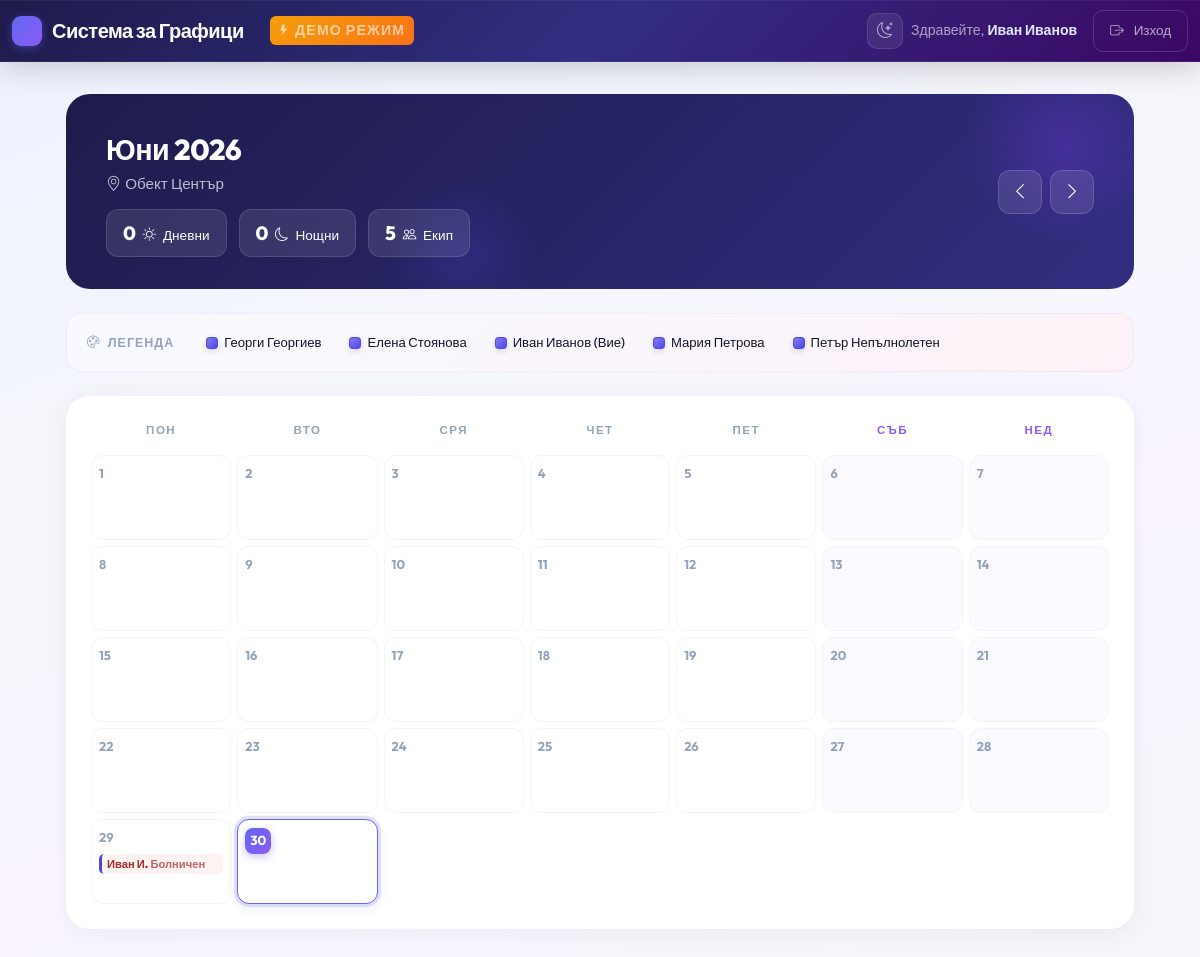
The page /worker_dashboard.php (signed in) on the database its author committed.
### tables this page shows
CREATE TABLE IF NOT EXISTS `users` (
    `id` INT AUTO_INCREMENT PRIMARY KEY,
    `email` VARCHAR(255) NOT NULL UNIQUE,
    `password_hash` VARCHAR(255) NULL,
    `role` ENUM('admin', 'worker') NOT NULL DEFAULT 'worker',
    `full_name` VARCHAR(255) NOT NULL,
    `is_underage` TINYINT(1) NOT NULL DEFAULT 0,
    `auth_code` VARCHAR(6) NULL,
    `is_active` TINYINT(1) NOT NULL DEFAULT 0,
    `color_hex` VARCHAR(7) DEFAULT '#4f46e5',
    `is_training` TINYINT(1) NOT NULL DEFAULT 0
);

CREATE TABLE IF NOT EXISTS `locations` (
    `id` INT AUTO_INCREMENT PRIMARY KEY,
    `name` VARCHAR(255) NOT NULL,
    `is_24_7` TINYINT(1) NOT NULL DEFAULT 0
);

CREATE TABLE IF NOT EXISTS `absences` (
    `id` INT AUTO_INCREMENT PRIMARY KEY,
    `user_id` INT NOT NULL,
    `date` DATE NOT NULL,
    `reason` VARCHAR(255) NOT NULL,
    FOREIGN KEY (`user_id`) REFERENCES `users`(`id`) ON DELETE CASCADE,
    UNIQUE KEY `unique_user_absence` (`user_id`, `date`)
);

### worker_dashboard.php (the view, shortened to what this page needs)
<?php
require_once 'config.php';
$user_id = $_SESSION['user_id'];
$month = isset($_GET['month']) ? $_GET['month'] : date('Y-m');
$date_obj = new DateTime($month . '-01');
$days_in_month = (int)$date_obj->format('t');
$months_bg = [
    1 => 'Януари', 2 => 'Февруари', 3 => 'Март', 4 => 'Април',
    5 => 'Май', 6 => 'Юни', 7 => 'Юли', 8 => 'Август',
    9 => 'Септември', 10 => 'Октомври', 11 => 'Ноември', 12 => 'Декември'
];
$month_num = (int)$date_obj->format('n');
$year_num = $date_obj->format('Y');
$month_name = $months_bg[$month_num] . ' ' . $year_num;
$stmt_info = $pdo->prepare("
    SELECT u.full_name, u.color_hex, l.id as location_id, l.name as location_name, l.is_24_7
    FROM users u
    LEFT JOIN user_locations ul ON u.id = ul.user_id
    LEFT JOIN locations l ON ul.location_id = l.id
    WHERE u.id = ?
");
$stmt_info->execute([$user_id]);
$user_info = $stmt_info->fetch();
$location_id = $user_info['location_id'] ?? 0;
$location_name = $user_info['location_name'] ?? 'Неразпределен';
$stmt_workers = $pdo->prepare("
    SELECT u.id, u.full_name, u.color_hex
    FROM users u
    JOIN user_locations ul ON u.id = ul.user_id
    WHERE ul.location_id = ? AND u.role = 'worker' AND u.is_active = 1
    ORDER BY u.full_name
");
$stmt_workers->execute([$location_id]);
$workers = $stmt_workers->fetchAll();
$stmt_abs = $pdo->prepare("
    SELECT a.date, a.reason, u.id as user_id, u.full_name, u.color_hex
    FROM absences a
    JOIN user_locations ul ON a.user_id = ul.user_id
    JOIN users u ON a.user_id = u.id
    WHERE ul.location_id = ? AND a.date LIKE ?
");
$stmt_abs->execute([$location_id, "$month-%"]);
$absences_raw = $stmt_abs->fetchAll();
$absences_by_date = [];
foreach ($absences_raw as $a) {
    $absences_by_date[$a['date']][] = $a;
}
$my_day = 0; $my_night = 0;
$today = date('Y-m-d');
$prev_month = date('Y-m', strtotime($month . ' -1 month'));
$next_month = date('Y-m', strtotime($month . ' +1 month'));
?>
<!DOCTYPE html>
<html lang="bg">
<head>
    <link href="https://cdn.jsdelivr.net/npm/bootstrap@5.3.0/dist/css/bootstrap.min.css" rel="stylesheet">
    <link href="https://cdn.jsdelivr.net/npm/bootstrap-icons@1.10.5/font/bootstrap-icons.css" rel="stylesheet">
    <link rel="stylesheet" href="index.css">
</head>
<body>
    <nav class="navbar navbar-expand-lg sticky-top">
        <div class="container-fluid">
            <a class="navbar-brand" href="#">Система за Графици</a><span class="demo-badge"><i class="bi bi-lightning-fill"></i> ДЕМО РЕЖИМ</span>
            <div class="d-flex align-items-center ms-auto">
                <button class="theme-toggle" id="themeToggleBtn" onclick="toggleTheme()" title="Тъмна тема"><i class="bi bi-moon-stars"></i></button>
                <span class="me-3">Здравейте, <strong><?php echo htmlspecialchars($_SESSION['full_name']); ?></strong></span>
                <a href="logout.php" class="btn btn-outline-danger px-3 py-2">
                    <i class="bi bi-box-arrow-right me-1"></i> Изход
                </a>
            </div>
        </div>
    </nav>
    <div class="container worker-dashboard-container animate-fade-in">
        <div class="hero-header">
            <div class="hero-content">
                <div class="hero-month"><?php echo mb_convert_case($month_name, MB_CASE_TITLE, "UTF-8"); ?></div>
                <div class="hero-location">
                    <i class="bi bi-geo-alt me-1"></i><?php echo htmlspecialchars($location_name); ?>
                </div>
                <div class="hero-stats">
                    <div class="hero-stat">
                        <span class="num"><?php echo $my_day; ?></span>
                        <i class="bi bi-sun me-1"></i> Дневни
                    </div>
                    <div class="hero-stat">
                        <span class="num"><?php echo $my_night; ?></span>
                        <i class="bi bi-moon me-1"></i> Нощни
                    </div>
                    <div class="hero-stat">
                        <span class="num"><?php echo count($workers); ?></span>
                        <i class="bi bi-people me-1"></i> Екип
                    </div>
                </div>
            </div>
            <div class="hero-nav">
                <a href="?month=<?php echo $prev_month; ?>" title="Предишен месец">
                    <i class="bi bi-chevron-left"></i>
                </a>
                <a href="?month=<?php echo $next_month; ?>" title="Следващ месец">
                    <i class="bi bi-chevron-right"></i>
                </a>
            </div>
        </div>
        <div class="legend-strip d-flex flex-wrap align-items-center gap-2">
            <span class="legend-title"><i class="bi bi-palette me-1"></i> Легенда</span>
            <?php foreach ($workers as $w): ?>
                <div class="legend-item <?php echo ($w['id'] == $user_id) ? 'fw-bold' : ''; ?>">
                    <div class="legend-dot" style="background-color: <?php echo htmlspecialchars($w['color_hex']); ?>;"></div>
                    <span class="legend-name"><?php echo htmlspecialchars($w['full_name']); ?><?php echo ($w['id'] == $user_id) ? ' (Вие)' : ''; ?></span>
                </div>
            <?php endforeach; ?>
        </div>
        <div class="calendar-wrapper">
            <div class="worker-calendar">
                <?php
                $days_of_week = ['Пон', 'Вто', 'Сря', 'Чет', 'Пет', 'Съб', 'Нед'];
                foreach ($days_of_week as $idx => $dow) {
                    $weekend_style = ($idx >= 5) ? 'color: var(--accent);' : '';
                    echo "<div class='calendar-header' style='$weekend_style'>$dow</div>";
                }
                for ($d = 1; $d <= $days_in_month; $d++) {
                    $current_date_str = sprintf('%s-%02d', $month, $d);
                    $day_absences = $absences_by_date[$current_date_str] ?? [];
                    $is_today = ($current_date_str === $today);
                    $dow_num = (int)(new DateTime($current_date_str))->format('N');
                    $is_weekend = ($dow_num >= 6);
                    $classes = 'worker-day';
                    if ($is_today) $classes .= ' today-cell';
                    if ($is_weekend) $classes .= ' weekend';
                    echo "<div class='$classes'>";
                    if ($is_today) {
                        echo "<div class='mb-1'><span class='today-badge'>$d</span></div>";
                    } else {
                        echo "<div class='calendar-date' style='font-weight: 700;'>$d</div>";
                    }
                    foreach ($day_absences as $abs) {
                        $name_parts = explode(' ', $abs['full_name']);
                        $short = htmlspecialchars($name_parts[0] . (isset($name_parts[1]) ? ' ' . mb_substr($name_parts[1], 0, 1, 'UTF-8') . '.' : ''));
                        $reason = htmlspecialchars($abs['reason']);
                        $abg = htmlspecialchars($abs['color_hex'] ?? '#ccc');
                        $is_me = ($abs['user_id'] == $user_id);
                        $fw = $is_me ? 'fw-bold' : '';
                        echo "<div class='shift-badge text-truncate text-start $fw' style='background:#fef2f2; color:#991b1b; border-left:3px solid $abg; font-size:0.7rem; padding:3px 5px;' title='" . htmlspecialchars($abs['full_name'] . ' - ' . $abs['reason']) . "'>
                            <strong style='color:inherit;'>$short</strong> <span style='opacity:0.65; color:inherit;'>$reason</span>
                        </div>";
                    }
                    echo "</div>";
                }
                ?>
            </div>
        </div>
    </div>
</body>
</html>

### worker_dashboard.php (style rules this page uses)
.hero-header { background: linear-gradient(135deg, #1e1b4b, #312e81); border-radius: 24px; padding: 2rem 2.5rem; color: white; position: relative; overflow: hidden; margin-bottom: 1.5rem; }
.hero-header::before { content: ''; position: absolute; top: -50px; right: -30px; width: 200px; height: 200px; background: radial-gradient(circle, rgba(124,58,237,0.3), transparent 70%); border-radius: 50%; }
.hero-header::after { content: ''; position: absolute; bottom: -40px; left: 30%; width: 150px; height: 150px; background: radial-gradient(circle, rgba(79,70,229,0.2), transparent 70%); border-radius: 50%; }
.hero-header .hero-content { position: relative; z-index: 2; }
.hero-month { font-size: 1.8rem; font-weight: 800; letter-spacing: -0.5px; }
.hero-location { opacity: 0.7; font-size: 0.95rem; font-weight: 400; }
.hero-stats { display: flex; gap: 12px; margin-top: 12px; }
.hero-stat { background: rgba(255,255,255,0.1); border: 1px solid rgba(255,255,255,0.12); border-radius: 12px; padding: 8px 16px; font-size: 0.85rem; font-weight: 500; backdrop-filter: blur(10px); }
.hero-stat .num { font-size: 1.2rem; font-weight: 800; margin-right: 4px; }
.hero-nav { position: absolute; right: 2.5rem; top: 50%; transform: translateY(-50%); z-index: 3; display: flex; gap: 8px; }
.hero-nav a { display: inline-flex; align-items: center; justify-content: center; width: 44px; height: 44px; border-radius: 12px; background: rgba(255,255,255,0.1); border: 1px solid rgba(255,255,255,0.15); color: white; text-decoration: none; font-size: 1.1rem; transition: all 0.2s ease; }
.legend-strip { background: linear-gradient(135deg, #f8faff, #fdf2f8); border: 1px solid rgba(79,70,229,0.06); border-radius: 16px; padding: 14px 20px; margin-bottom: 1.5rem; }
.legend-strip .legend-title { font-weight: 700; color: var(--muted); font-size: 0.78rem; text-transform: uppercase; letter-spacing: 1px; margin-right: 14px; }
.legend-item { display: inline-flex; align-items: center; gap: 6px; padding: 4px 10px; border-radius: 8px; transition: background 0.2s; }
.legend-dot { width: 12px; height: 12px; border-radius: 4px; box-shadow: 0 2px 6px rgba(0,0,0,0.15); position: relative; }
.legend-dot::after { content: ''; position: absolute; top: 1px; left: 1px; right: 1px; bottom: 1px; border-radius: 3px; background: linear-gradient(135deg, rgba(255,255,255,0.3), transparent); }
.legend-name { font-size: 0.82rem; font-weight: 500; color: var(--text); }
.calendar-wrapper { background: white; border-radius: 24px; padding: 1.5rem; box-shadow: 0 4px 24px rgba(0,0,0,0.05); border: 1px solid rgba(255,255,255,0.7); }
.worker-day.weekend { background: #fafaff; }
.worker-day.today-cell { border-color: var(--primary); box-shadow: 0 0 0 3px rgba(79,70,229,0.15), 0 4px 12px rgba(79,70,229,0.1); }
.today-badge { background: linear-gradient(135deg, var(--primary), var(--accent)); color: white; width: 26px; height: 26px; display: inline-flex; align-items: center; justify-content: center; border-radius: 8px; font-size: 0.82rem; font-weight: 700; box-shadow: 0 3px 8px rgba(79,70,229,0.3); }

### rows shown on the page
users: locations.name "Обект Център", full_name "Иван Иванов", shows "(Вие)"
users: full_name "Георги Георгиев"
users: full_name "Елена Стоянова"
users: full_name "Мария Петрова"
users: full_name "Петър Непълнолетен"
absences: user.full_name "Иван И.", reason "Болничен"

### other values the page prints
$_SESSION['full_name'] "Иван Иванов"
mb_convert_case($month_name, MB_CASE_TITLE, "UTF-8") "Юни 2026"
$my_day "0"
$my_night "0"
count($workers) "5"
$dow "ПОН"
$dow "ВТО"
$dow "СРЯ"
$dow "ЧЕТ"
$dow "ПЕТ"
$dow "СЪБ"
$dow "НЕД"
